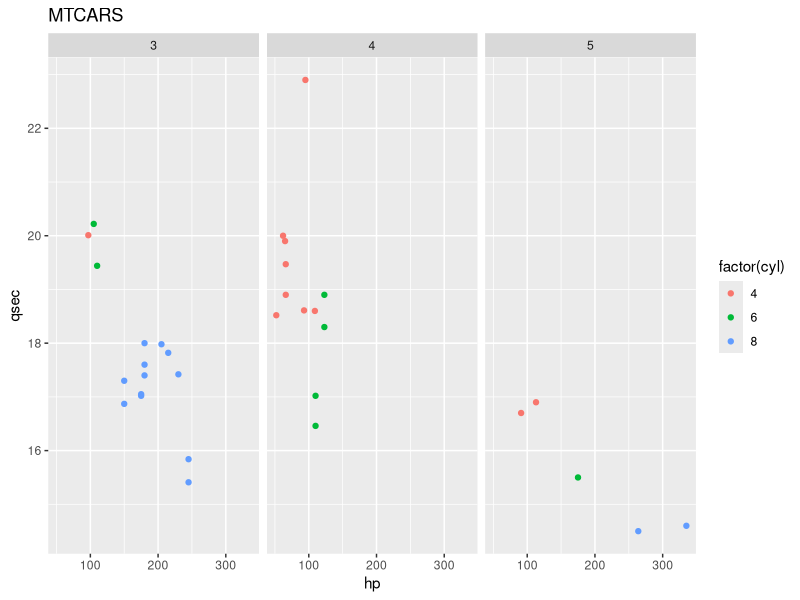

R code for this plot: (Note: this script raises an error after producing the figure.)
rm(list=ls())

library(ggplot2)
#install.packages('ggthemes', dependencies = TRUE)
library(ggthemes)

data <- ggplot(mtcars) +
        geom_point(aes(x = hp, y = qsec, colour = factor(cyl))) +
        facet_wrap(~gear) +
        ggtitle("MTCARS")
x11();print(data)

x11()
data + theme_solarized(light = FALSE)

x11()
data + theme_excel() + scale_colour_excel()

x11()
data + scale_colour_colorblind()

data1 <- ggplot(mtcars) +
  geom_point(aes(x = hp, y = qsec, colour = factor(cyl))) +
  ggtitle("MTCARS")
x11();print(data1)

x11()
data1 + theme_tufte(base_size = 14, ticks=FALSE)

x11()
data1 + theme_base()

data2 <- ggplot(diamonds, aes(x=color, fill = cut)) +
  geom_bar()
x11();print(data2)

x11()
data2 + scale_fill_excel_new(theme = "Parallax")

